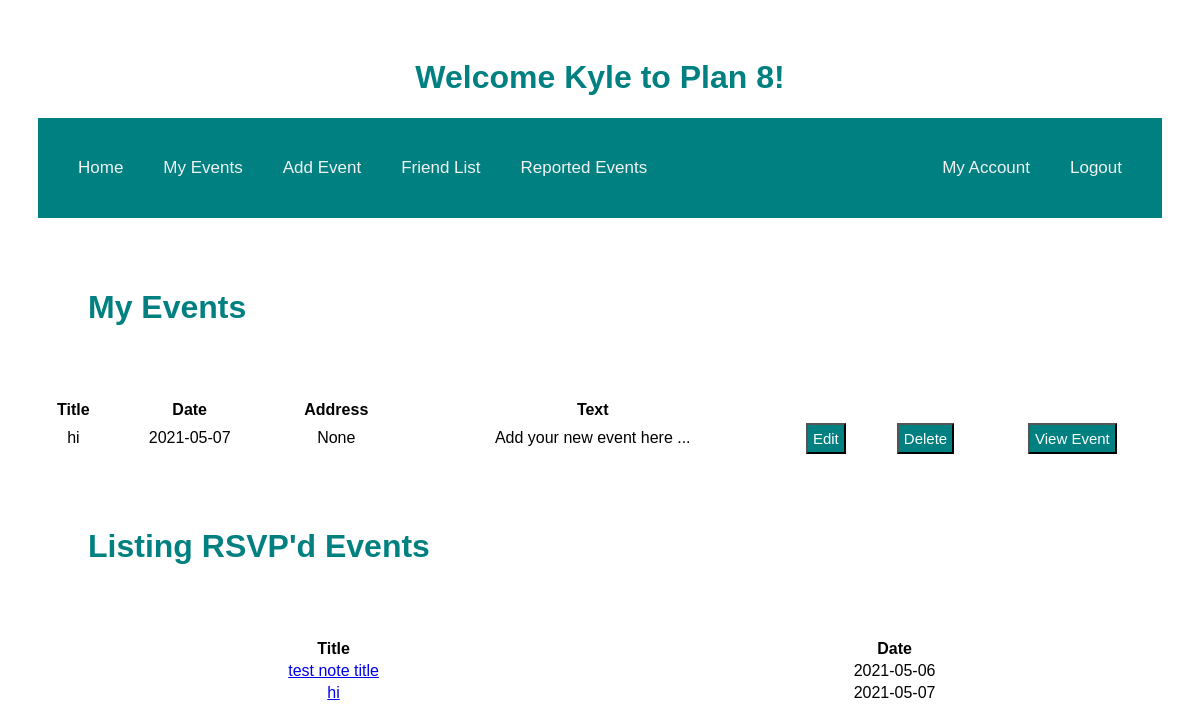
The app's page /events (signed in), older data.
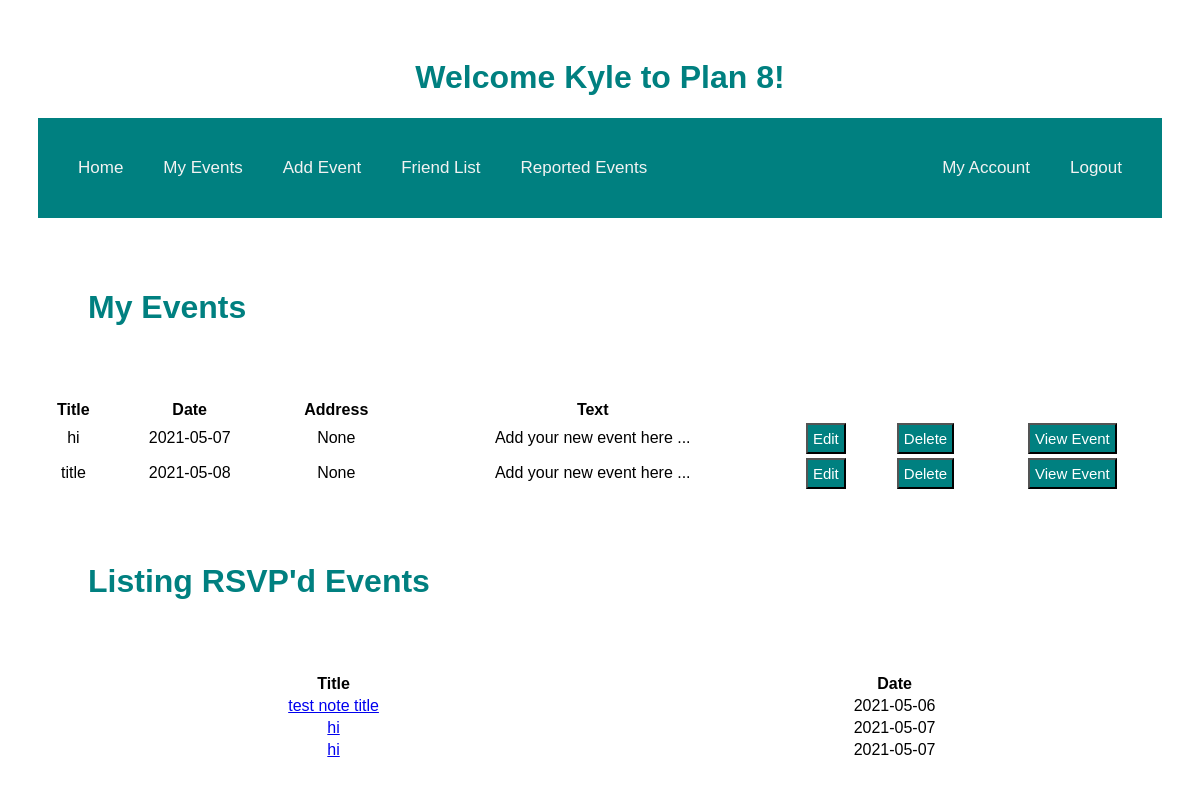
The same page, newer data.
### models.py (models this page shows, shortened)
class Event(db.Model):
    id = db.Column("id", db.Integer, primary_key=True)
    title = db.Column("title", db.String(200))
    text = db.Column("text", db.String(100))
    date = db.Column("date", db.String(50))
    address = db.Column("address", db.String(50))
    user_id = db.Column(db.Integer, db.ForeignKey("user.id"), nullable=False)
    comments = db.relationship("Comment", backref="event", cascade="all, delete-orphan", lazy=True)

class RSVP(db.Model):
    id = db.Column(db.Integer, primary_key=True)
    event_id = db.Column(db.Integer, db.ForeignKey("event.id"), nullable=False)
    user_id = db.Column(db.Integer, db.ForeignKey("user.id"), nullable=False)
    user= db.relationship("User", lazy=True)
    event= db.relationship("Event", lazy=True)

### main.py (the view)
@app.route('/events')
def get_events():
    if session.get('user'):
        my_events = db.session.query(Event).filter_by(user_id=session['user_id']).all()
        event_rsvps = db.session.query(RSVP).filter_by(user_id=session['user_id']).all()
        print(event_rsvps)
        return render_template('events.html', notes=my_events, user=session['user'],rsvps=event_rsvps )
    else:
        return redirect(url_for('login'))

### templates/events.html (shortened to what this page needs)
<!DOCTYPE html>
<html lang="en">
    <head>
        <link rel="stylesheet" href="{{ url_for('static', filename='main.css') }}">
    </head>
    <body>
     <h1 class="middle">Welcome {{user}} to Plan 8!</h1>
    <nav>
        <div class="topnav">
            <a href="{{ url_for('home')}}" class="left"> Home </a>
            <a href="/events" class="left"> My Events </a>
            <a href="{{url_for('new_event')}}" class="left"> Add Event</a>
            <a href="{{url_for('get_friends')}}" class="left"> Friend List</a>
            <a href="{{url_for('get_reports')}}" class="left"> Reported Events </a>
            <a href="{{ url_for('logout')}}" class="right">Logout</a>
            <a href="{{url_for('get_account')}}"class="right"> My Account</a>
        </div>
        </nav>
     <h1 class="header">My Events</h1>
        <table class="tablehome">
            <tr>
                <th>Title</th>
                <th>Date</th>
                <th>Address</th>
                <th>Text</th>
            </tr>
            {% for event in notes %}
            <tr>
                <td>{{event.title}}</td>
                <td>{{ event.date }}</td>
                <td>{{ event.address }}</td>
                <td>{{ event.text }}</td>
                <td>
                    <form action = "{{ url_for('update_event', event_id= event.id) }}">
                        <input type="submit" value="Edit">
                    </form>
                <td>
                    <form action = "{{ url_for('delete_event', event_id=event.id) }}" method="post">
                        <input type="submit" value="Delete">
                    </form>
                <td>
                    <form action = "{{ url_for('get_event', event_id= event.id) }}">
                        <input type="submit" value="View Event">
                    </form>
                </td>
            </tr>
            {% endfor %}
        </table>
    <h1 class="header">Listing RSVP'd Events </h1>
    <table class="tablehome">
            <tr>
                <th>Title</th>
                <th>Date</th>
            </tr>
            {% for rsvp in rsvps %}
            <tr>
                  <td><a href= "{{ url_for('get_event', event_id=rsvp.event.id) }}"> {{rsvp.event.title}}</a></td>
                <td>{{ rsvp.event.date }}</td>
            </tr>
            {% endfor %}
        </table>
    </body>
</html>

### static/main.css (style rules this page uses)
body { padding: 30px 30px; font-family: Arial, Helvetica, sans-serif; }
h1 { color: teal; }
.right { float: right; }
.left { float: left; }
.topnav { overflow: hidden; background-color: teal; padding: 20px; }
.topnav a { color: #f2f2f2; padding: 20px 20px; text-decoration: none; font-size: 17px; }
.middle { text-align: center; }
.header { padding: 50px; }
input[type='submit'] { background-color: teal; color: white; font-size: 15px; padding:5px; font-family: Palatino Linotype, sans-serif; }
.tablehome { text-align: center; width: 100%; }

Row changes from the older to the newer data that the page shows:
added Event: title "title", date "2021-05-08", address "None", text "Add your new event here ..."
added RSVP: event "hi", event "2021-05-07"
